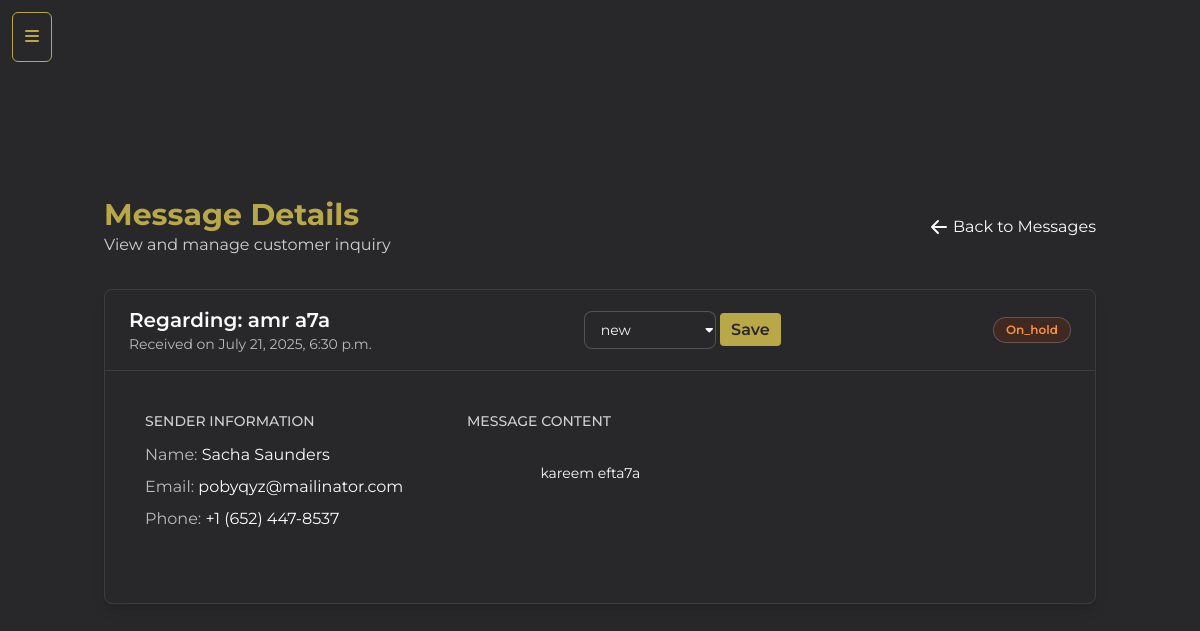
The page /useradmin/contact-detail/10/ on the database its author committed.
### userauths/models.py (models this page shows, shortened)
class Contact(models.Model):
    STATUS_CHOICES = [
        ('new', 'New'),                  # Default when user submits the form
        ('in_progress', 'In Progress'), # Being handled
        ('on_hold', 'On Hold'),         # Waiting for user or external input
        ('resolved', 'Resolved'),       # Successfully handled
        ('spam', 'Spam'),               # Detected as spam
    ]
    user = models.ForeignKey(User, on_delete=models.CASCADE, null=True, blank=True)
    full_name = models.CharField(max_length=100)
    email = models.EmailField()
    phone = models.CharField(max_length=15, blank=True, null=True)  # Optional field for phone number
    subject = models.CharField(max_length=200)
    message = models.TextField()
    created_at = models.DateTimeField(auto_now_add=True)
    status = models.CharField(
        max_length=20,
        choices=STATUS_CHOICES,
        default='new',
    )

### useradmin/views.py (the view)
# urls.py: path('contact-detail/<id>/', views.contact_detail_view, name='contact-detail'),
def contact_detail_view(request, id):
    contact = Contact.objects.get(id=id)
    context = {
        'contact': contact,
    }
    return render(request, 'useradmin/contact_detail.html', context)

### core/context_processors.py (called while the page is built)
def price_range_context(request):
    min_max_price = Product.objects.aggregate(Min('price'), Max('price'))
    return {
        'min_max_price': min_max_price,
      }

def cart_data(request):
    cart_data = request.session.get('cart_data_obj', {})
    return {'cart_data': cart_data}

### templates/useradmin/contact_detail.html (shortened to what this page needs)
{% extends "useradmin/base-sidebar.html" %}
{% load static %}
{% block content %}
<div class="container mx-auto px-4 py-6">
    <div class="flex justify-between items-center mb-8">
        <div>
            <h1 class="text-3xl font-bold text-gold">Message Details</h1>
            <p class="text-light/80">View and manage customer inquiry</p>
        </div>
        <a href="{% url 'useradmin:contact-us' %}" class="text-light hover:text-gold flex items-center gap-1">
            <svg xmlns="http://www.w3.org/2000/svg" class="h-5 w-5" viewBox="0 0 20 20" fill="currentColor">
                <path fill-rule="evenodd" d="M9.707 16.707a1 1 0 01-1.414 0l-6-6a1 1 0 010-1.414l6-6a1 1 0 011.414 1.414L5.414 9H17a1 1 0 110 2H5.414l4.293 4.293a1 1 0 010 1.414z" clip-rule="evenodd" />
            </svg>
            Back to Messages
        </a>
    </div>
    <div class="bg-primary rounded-lg shadow-lg border border-white/10 overflow-hidden">
        <div class="border-b border-white/10 px-6 py-4 flex justify-between items-center">
            <div>
                <h2 class="text-xl font-semibold text-light">Regarding: {{contact.subject}}</h2>
                <p class="text-sm text-light/70">Received on {{contact.created_at}}</p>
            </div>
            <form method="POST" action="{% url 'useradmin:contact-status' contact.id %}" class="relative inline-block">
                <div>
                    <select name="status" class="appearance-none cursor-pointer bg-dark border border-white/20 rounded-lg
                        px-4 py-2 pr-8 text-sm text-light focus:outline-none focus:ring-1
                         focus:ring-gold focus:border-gold/50">
                        <option value="new">new</option>
                    </select>
                    <button type="submit" class="btn">Save</button>
                    <div class=" absolute inset-y-0 right-12 flex items-center pr-5">
                        <i class="fa-solid fa-caret-down text-light text-xs"></i>
                    </div>
                </div>
            </form>
            <span class="border border-white/20 rounded-full px-3 py-1 text-xs font-semibold transition-colors
                        {% if contact.status == 'new' %} bg-blue-900/30 text-blue-400
                        {% elif contact.status == 'in_progress' %} bg-yellow-900/30 text-yellow-400
                        {% elif contact.status == 'on_hold' %} bg-orange-900/30 text-orange-400
                        {% elif contact.status == 'resolved' %} bg-green-900/30 text-green-400
                        {% elif contact.status == 'closed' %} bg-gray-900/30 text-gray-400
                        {% elif contact.status == 'spam' %} bg-red-900/30 text-red-400
                        {% else %} bg-gray-900/30 text-gray-400
                        {% endif %}
                        ">
                {{ contact.status|capfirst }}
            </span>
        </div>
        <div class="p-6">
            <div class="grid grid-cols-1 md:grid-cols-3 gap-6 mb-8">
                <div class="bg-dark/50 rounded-lg p-4">
                    <h3 class="text-sm font-medium text-light/80 mb-3">SENDER INFORMATION</h3>
                    <div class="space-y-2">
                        <p class="text-light"><span class="text-light/70">Name:</span> {{contact.full_name}}</p>
                        <p class="text-light"><span class="text-light/70">Email:</span> {{contact.email}}</p>
                        <p class="text-light"><span class="text-light/70">Phone:</span> {{contact.phone}}</p>
                    </div>
                </div>
                <div class="md:col-span-2 bg-dark/50 rounded-lg p-4">
                  <h3 class="text-sm font-medium text-light/80 mb-3">MESSAGE CONTENT</h3>
                  <div class="text-light whitespace-pre-wrap break-words text-sm">
                    {{ contact.message }}
                  </div>
                </div>
            </div>
        </div>
    </div>
</div>
{% endblock %}

### static/assets/css/global.css (style rules this page uses)
.flex { display: flex; align-items: center; }
* { margin: 0; padding: 0; }
html { font-family: "Montserrat", serif !important; box-sizing: border-box; scrollbar-color: #b9a848 #28282B; scroll-behavior: smooth; }
*, *:before, *:after { box-sizing: inherit; }
a,button { cursor: pointer; display: inline-block; }
.btn { background-color: #b9a848; color: #28282B; font-size: 1rem; font-weight: 600; padding-left: 0.7rem; padding-right: 0.7rem; padding-top: 0.30rem; padding-bottom: 0.30rem; border-radius: 0.25rem; }

### rows shown on the page
Contact: subject "amr a7a", created_at "July 21, 2025, 6:30 p.m.", status "On_hold", full_name "Sacha Saunders", email "pobyqyz@mailinator.com", phone "+1 (652) 447-8537", message "kareem efta7a"
